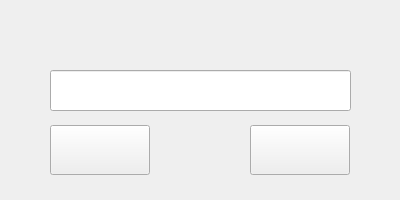
<?xml version="1.0" encoding="UTF-8"?>
<ui version="4.0">
 <class>MainWindow</class>
 <widget class="QMainWindow" name="MainWindow">
  <property name="geometry">
   <rect>
    <x>0</x>
    <y>0</y>
    <width>400</width>
    <height>200</height>
   </rect>
  </property>
  <property name="minimumSize">
   <size>
    <width>400</width>
    <height>200</height>
   </size>
  </property>
  <property name="maximumSize">
   <size>
    <width>400</width>
    <height>200</height>
   </size>
  </property>
  <property name="windowTitle">
   <string>关注窗体</string>
  </property>
  <widget class="QWidget" name="centralwidget">
   <widget class="QLineEdit" name="lineEdit">
    <property name="geometry">
     <rect>
      <x>50</x>
      <y>70</y>
      <width>301</width>
      <height>41</height>
     </rect>
    </property>
   </widget>
   <widget class="QPushButton" name="pushButton_no">
    <property name="geometry">
     <rect>
      <x>250</x>
      <y>125</y>
      <width>100</width>
      <height>50</height>
     </rect>
    </property>
    <property name="minimumSize">
     <size>
      <width>100</width>
      <height>50</height>
     </size>
    </property>
    <property name="text">
     <string/>
    </property>
   </widget>
   <widget class="QPushButton" name="pushButton_yes">
    <property name="geometry">
     <rect>
      <x>50</x>
      <y>125</y>
      <width>100</width>
      <height>50</height>
     </rect>
    </property>
    <property name="minimumSize">
     <size>
      <width>100</width>
      <height>50</height>
     </size>
    </property>
    <property name="text">
     <string/>
    </property>
   </widget>
  </widget>
 </widget>
 <resources/>
 <connections/>
</ui>
